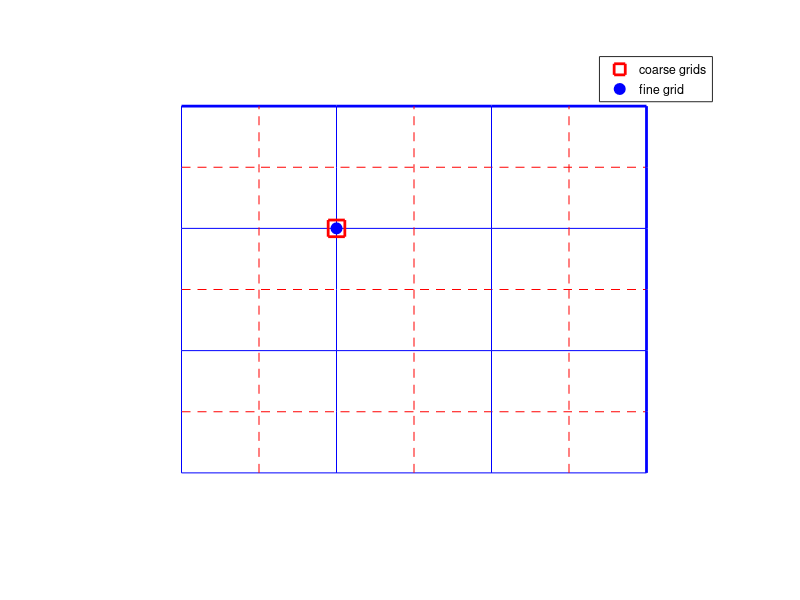
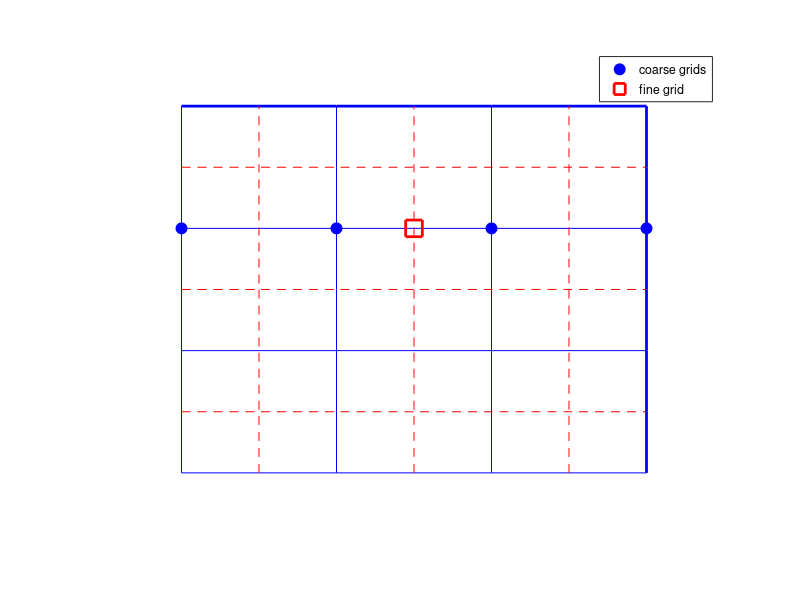
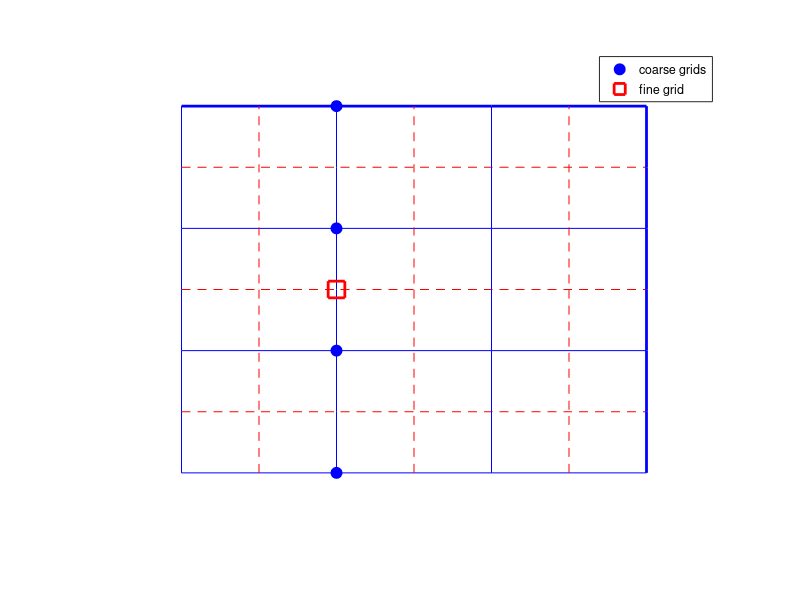
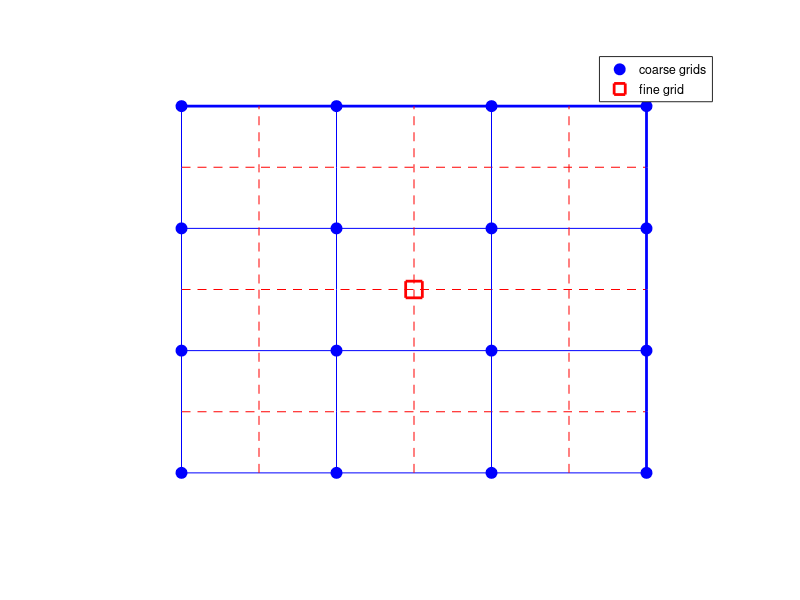

These figures' MATLAB source, in order:
x = [1 2 3 4 5 6 7];
y1 = [1 1 1 1 1 1 1];
y2 = 2*y1;
y3 = 3*y1;
y4 = 4*y1;
y5 = 5*y1;
y6 = 6*y1;
y7 = 7*y1;
y = x;
x1 = y1;
x2 = y2;
x3 = y3;
x4 = y4;
x5 = y5;
x6 = y6;
x7 = y7;

figure(4)
plot(x,y1,'b',x,y2,'r--',x,y3,'b',x,y4,'r--',x,y5,'b',x,y6,'r--',x,y7,'b','linewidth',2)
hold on
plot(x1,y,'b',x2,y,'r--',x3,y,'b',x4,y,'r--',x5,y,'b',x6,y,'r--',x7,y,'b','linewidth',2)

f1 = plot([1],[1],'bo','MarkerFaceColor','b','Markersize',8);
plot([1],[3],'bo','MarkerFaceColor','b','Markersize',8)
plot([1],[5],'bo','MarkerFaceColor','b','Markersize',8)
plot([1],[7],'bo','MarkerFaceColor','b','Markersize',8)
plot([3],[1],'bo','MarkerFaceColor','b','Markersize',8)
plot([3],[3],'bo','MarkerFaceColor','b','Markersize',8)
plot([3],[5],'bo','MarkerFaceColor','b','Markersize',8)
plot([3],[7],'bo','MarkerFaceColor','b','Markersize',8)
plot([5],[1],'bo','MarkerFaceColor','b','Markersize',8)
plot([5],[3],'bo','MarkerFaceColor','b','Markersize',8)
plot([5],[5],'bo','MarkerFaceColor','b','Markersize',8)
plot([5],[7],'bo','MarkerFaceColor','b','Markersize',8)
plot([7],[1],'bo','MarkerFaceColor','b','Markersize',8)
plot([7],[3],'bo','MarkerFaceColor','b','Markersize',8)
plot([7],[5],'bo','MarkerFaceColor','b','Markersize',8)
plot([7],[7],'bo','MarkerFaceColor','b','Markersize',8)
axis([0 8 0 8])
f2 = plot([4],[4],'rs','MarkerEdgeColor','r','Markersize',12,'linewidth',2);
legend([f1 f2],'coarse grids', 'fine grid')

axis off

figure(3)
plot(x,y1,'b',x,y2,'r--',x,y3,'b',x,y4,'r--',x,y5,'b',x,y6,'r--',x,y7,'b','linewidth',2)
hold on
plot(x1,y,'b',x2,y,'r--',x3,y,'b',x4,y,'r--',x5,y,'b',x6,y,'r--',x7,y,'b','linewidth',2)

f1 = plot([3],[1],'bo','MarkerFaceColor','b','Markersize',8);
plot([3],[3],'bo','MarkerFaceColor','b','Markersize',8)
plot([3],[5],'bo','MarkerFaceColor','b','Markersize',8)
plot([3],[7],'bo','MarkerFaceColor','b','Markersize',8)
axis([0 8 0 8])
f2 = plot([3],[4],'rs','MarkerEdgeColor','r','Markersize',12,'linewidth',2);
legend([f1 f2],'coarse grids', 'fine grid')

axis off

figure(2)
plot(x,y1,'b',x,y2,'r--',x,y3,'b',x,y4,'r--',x,y5,'b',x,y6,'r--',x,y7,'b','linewidth',2)
hold on
plot(x1,y,'b',x2,y,'r--',x3,y,'b',x4,y,'r--',x5,y,'b',x6,y,'r--',x7,y,'b','linewidth',2)

f1 = plot([1],[5],'bo','MarkerFaceColor','b','Markersize',8);
plot([3],[5],'bo','MarkerFaceColor','b','Markersize',8)
plot([5],[5],'bo','MarkerFaceColor','b','Markersize',8)
plot([7],[5],'bo','MarkerFaceColor','b','Markersize',8)
axis([0 8 0 8])
f2 = plot([4],[5],'rs','MarkerEdgeColor','r','Markersize',12,'linewidth',2);
legend([f1 f2],'coarse grids', 'fine grid')

axis off

figure(1)
plot(x,y1,'b',x,y2,'r--',x,y3,'b',x,y4,'r--',x,y5,'b',x,y6,'r--',x,y7,'b','linewidth',2)
hold on
plot(x1,y,'b',x2,y,'r--',x3,y,'b',x4,y,'r--',x5,y,'b',x6,y,'r--',x7,y,'b','linewidth',2)

axis([0 8 0 8])
f1 = plot([3],[5],'rs','MarkerEdgeColor','r','Markersize',12,'linewidth',2);
f2 = plot([3],[5],'bo','MarkerFaceColor','b','Markersize',8);
legend([f1 f2],'coarse grids', 'fine grid')

axis off

figure(5)
plot(x,y1,'r--',x,y2,'b',x,y3,'r--',x,y4,'b',x,y5,'r--',x,y6,'b',x,y7,'r--','linewidth',2)
hold on
plot(x1,y,'r--',x2,y,'b',x3,y,'r--',x4,y,'b',x5,y,'r--',x6,y,'b',x7,y,'r--','linewidth',2)

axis([0 8 0 8])

plot(x,y1,'rs',...
    x,y2,'rs',...
    x,y3,'rs',...
    x,y4,'rs',...
    x,y5,'rs',...
    x,y6,'rs',...
    x,y7,'rs','MarkerEdgeColor','r','Markersize',12,'linewidth',2)
plot(x1,y,'rs',...
    x2,y,'rs',...
    x3,y,'rs',...
    x4,y,'rs',...
    x5,y,'rs',...
    x6,y,'rs',...
    x7,y,'rs','MarkerEdgeColor','r','Markersize',12,'linewidth',2)

f1 = plot(x1(1),y(1),'rs','MarkerEdgeColor','r','Markersize',12,'linewidth',2);
f2 = plot([4],[4],'bo','MarkerFaceColor','b','Markersize',8,'linewidth',2);
legend([f1 f2], 'fine grids','coarse grid')

axis off

% Mass matrix
figure(6)
y = 30*ones(1,4);
x = [1 2 3 4];
plot(x(1),y(1),'mo','MarkerFaceColor','m','Markersize',10)
hold on
plot(x(2:4),y(2:4),'b^','MarkerFaceColor','b','Markersize',10)
y = 29*ones(1,5);
x = [1 2 3 4 5];
plot(x(1),y(1),'b^',x(3:5),y(3:5),'b^','MarkerFaceColor','b','Markersize',10)
plot(x(2),y(2),'mo','MarkerFaceColor','m','Markersize',10)
axis([1 30 1 30])
y = 28*ones(1,6);
x = [1 2 3 4 5 6];
plot(x(1:2),y(1:2),'b^',x(4:6),y(4:6),'b^','MarkerFaceColor','b','Markersize',10)
plot(x(3),y(3),'mo','MarkerFaceColor','m','Markersize',10)
for i = 27:-1:4
    y = i*ones(1,7);
    x = [28-i 29-i 30-i 31-i 32-i 33-i 34-i];
    plot(x(1:3),y(1:3),'b^',x(5:7),y(5:7),'b^','MarkerFaceColor','b','Markersize',10)
    plot(x(4),y(4),'mo','MarkerFaceColor','m','Markersize',10)
end
y = 3*ones(1,6);
x = [25 26 27 28 29 30];
plot(x(1:3),y(1:3),'b^',x(5:6),y(5:6),'b^','MarkerFaceColor','b','Markersize',10)
plot(x(4),y(4),'mo','MarkerFaceColor','m','Markersize',10)
y = 2*ones(1,5);
x = [26 27 28 29 30];
plot(x(1:3),y(1:3),'b^',x(5),y(5),'b^','MarkerFaceColor','b','Markersize',10)
plot(x(4),y(4),'mo','MarkerFaceColor','m','Markersize',10)
y = ones(1,4);
x = [27 28 29 30];
plot(x(1:3),y(1:3),'b^','MarkerFaceColor','b','Markersize',10)
plot(x(4),y(4),'mo','MarkerFaceColor','m','Markersize',10)

% each 'm*'
figure(7)
x = 1:21;
y1 = ones(1,21);
y2 = 2*ones(1,21);
y3 = 3*ones(1,21);
plot(x(1:9),y1(1:9),'ks',x(1:9),y2(1:9),'ks',x(1:9),y3(1:9),'ks','MarkerFaceColor','k','Markersize',10)
hold on
plot(x(10:12),y1(10:12),'ro',x(10:12),y2(10:12),'ro',x(10:12),y3(10:12),'ro','MarkerFaceColor','r','Markersize',10)
plot(x(13:21),y1(13:21),'ks',x(13:21),y2(13:21),'ks',x(13:21),y3(13:21),'ks','MarkerFaceColor','k','Markersize',10)
axis([0 22 -15 15])
axis off